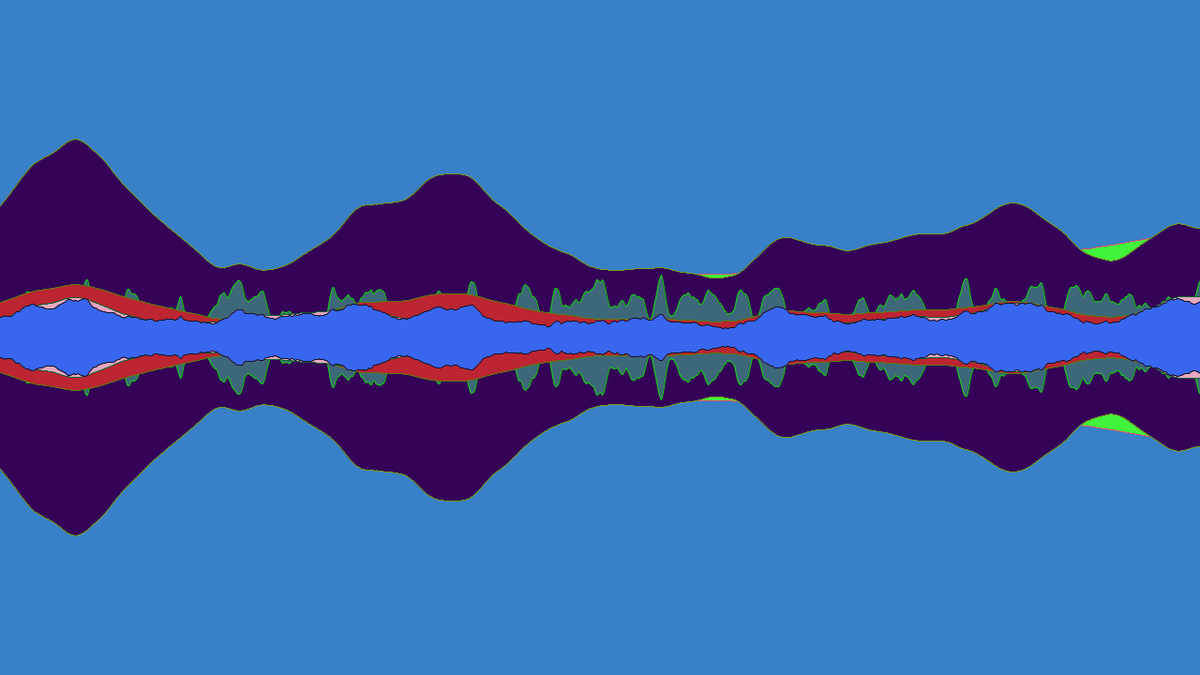
Frame 1 (no input)
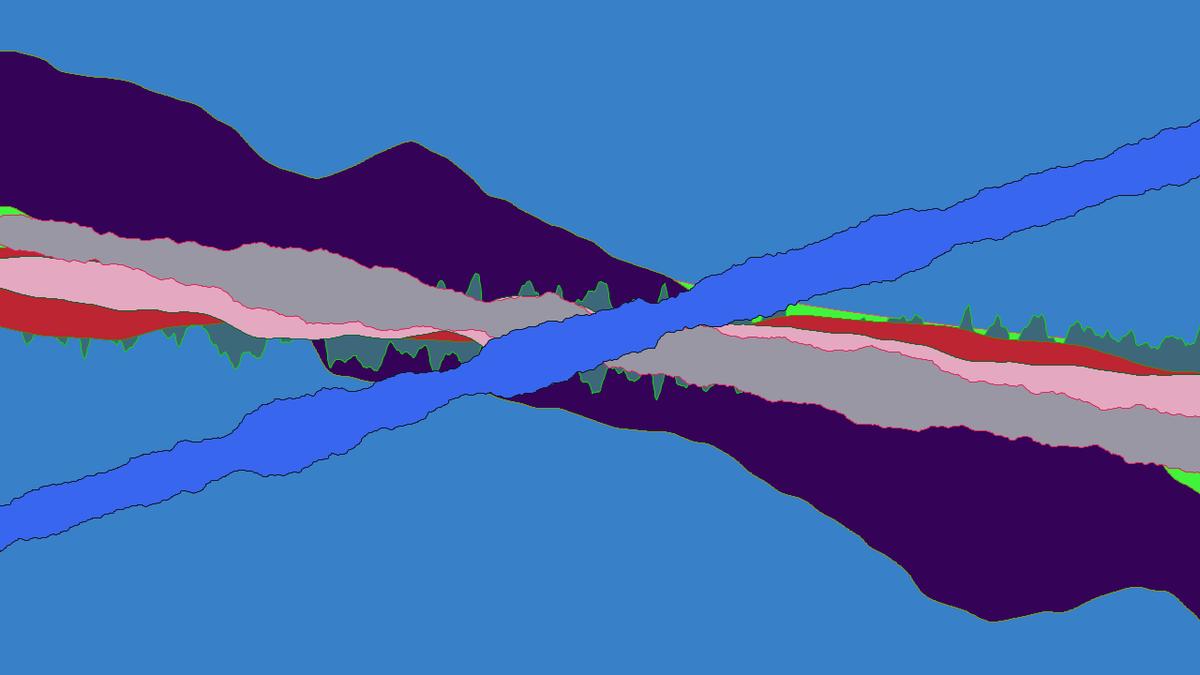
Frame 60 (the mouse pressed at the canvas centre just before this capture)
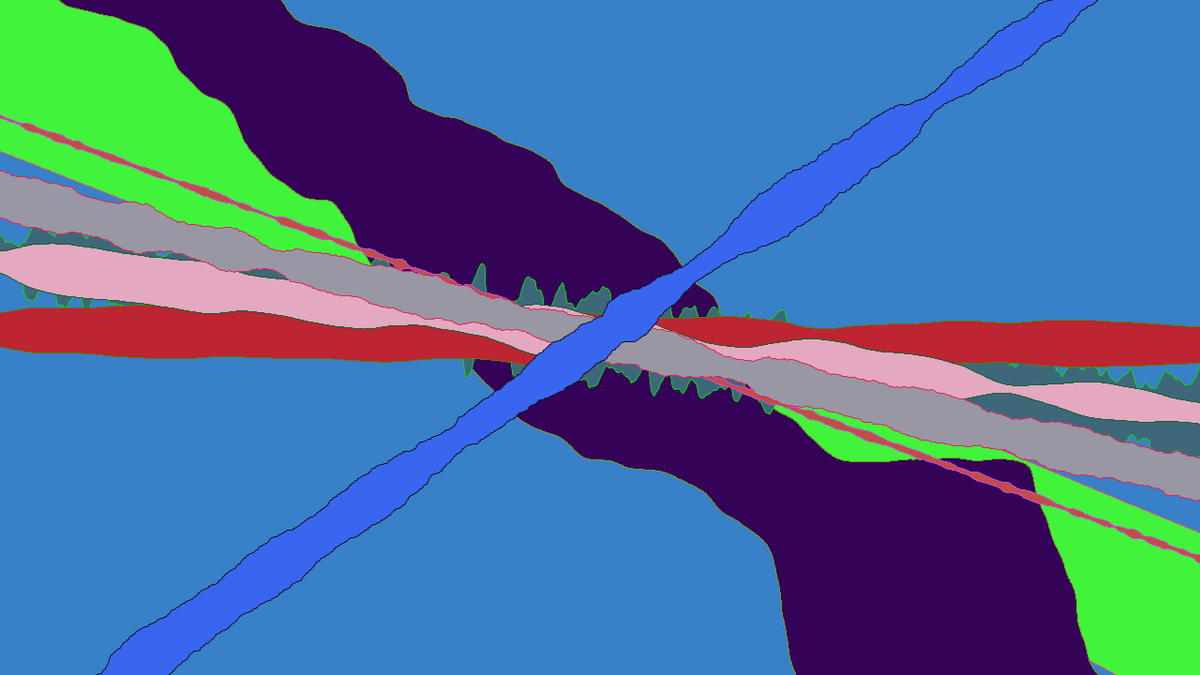
Frame 120 (the mouse held since frame 60 and released just before this capture)

The Processing sketch that drew these frames (run headless with seeded random() and noise(); from frame 60 on, the mouse is pressed at the canvas centre):

// Processing sketch: propellers
// ── propellers.pde
Horizon[] horizons;
void setup() {
  size(1280, 720);
  horizons = new Horizon[8];
  horizons[0] = new Horizon(2, 0.2, 0.001, 300);
  horizons[1] = new Horizon(4, 0.4, 0.005, 300);
  horizons[2] = new Horizon(6, 0.3, 0.08, 100);
  horizons[3] = new Horizon(2, 0.2, 0.09, 10);
  horizons[4] = new Horizon(4, 0.4, 0.005, 80);
  horizons[5] = new Horizon(6, 0.3, 0.01, 80);
  horizons[6] = new Horizon(6, 0.6, 0.01, 50);
  horizons[7] = new Horizon(6, 0.6, 0.01, 50);
}

void draw() {
 background(56, 128, 200);
 for (int i = 0; i< horizons.length; i++) {
   horizons[i].draw();
 }
}

class Horizon{
 float yoff, yinc, xoff, xinc;
 float ynot, yMax;
 color myFill, myStroke;
 int octaveCount;
 float noiseLevel;
 float ydrift, driftInc;
 
 Horizon(int octaveCount_, float noiseLevel_, float ninc_, float yMax_) {
   ynot = 0.0;
   yoff = 0.0;
   yinc = (0.001 + 0.1 * random(0, 1));
   xoff = 0.0;
   xinc = ninc_;
   myFill = getMyColor();
   myStroke = getMyColor();
   octaveCount = octaveCount_;
   noiseLevel = noiseLevel_;
   yMax = yMax_;
   ydrift = 0.0;
   driftInc = (0.001 + 0.005 * random(0, 1));
   if (random(0, 1) > 0.6) {
     driftInc = - driftInc;
   }
   
 }
 
  void draw() {
   xoff = 0.0;
   noiseDetail(octaveCount, noiseLevel);
   fill(myFill);
   stroke(myStroke);
   
   pushMatrix();
   translate(width * 0.5 , height * 0.5 );
   pushMatrix();
   rotate(ydrift);
   pushMatrix();
   beginShape();
   for (int i=0; i< 2 * width; i++) {
     float y = ynot + cos(yoff / 10) * map(noise(xoff, yoff), 0, 1, 0, yMax);
     float x = -0.75 * width + i;
     vertex(x, y);
     xoff += xinc;
   }
   for (int i= 2 * width; i>= 0; i--) {
     float y = ynot - cos(yoff / 10) * map(noise(xoff, yoff), 0, 1, 0, yMax); 
     float x = i - width * 0.75;
     vertex(x, y);
     xoff -= xinc;
   }
   endShape(CLOSE);
   popMatrix();
   popMatrix();
   popMatrix();
   
   yoff += yinc;
   ydrift += driftInc;
   if (random(0, 1) > 0.995) {
     driftInc = - driftInc;
   }
  }
  
  color getMyColor() {
   return color(floor(256 * random(0, 1)), floor(256 * random(0, 1)), floor(256 * random(0, 1))); 
  }
}
